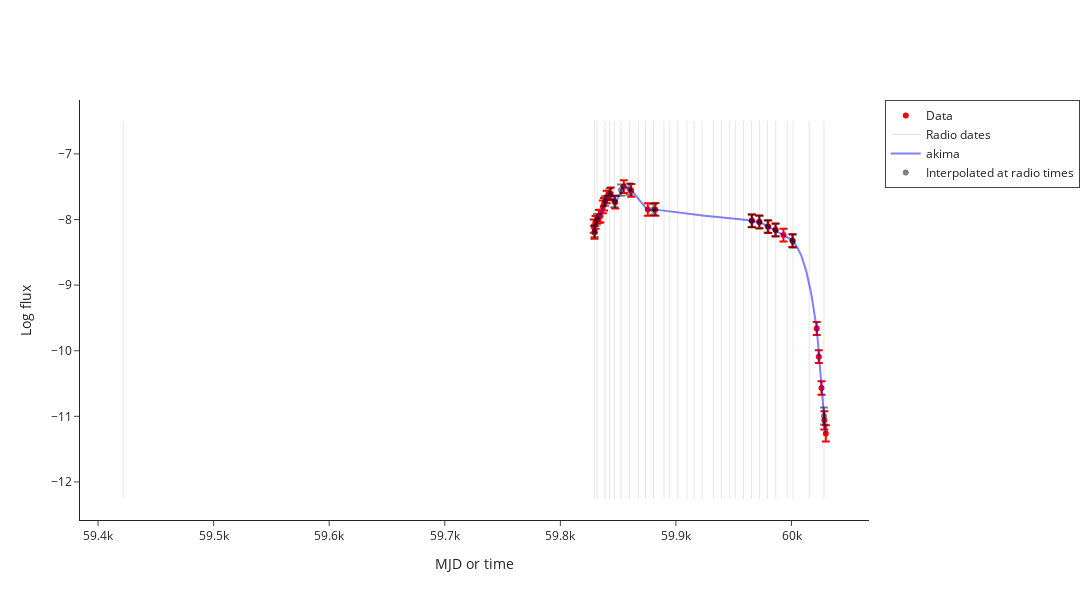

Here is the notebook cell this chart was saved with:
### Markdown cell above
# Interpolation

### Code cell
interpolated_data = make_interpolated_Lr_Lx_df(radio_df, xray_df, source_df, plotly=True)

### Figure 1 — Plotly figure (JSON) as saved in the notebook; plotly's stock layout.template omitted (floating-point values rounded to 4 significant figures; data arrays with more than 128 entries replaced by an {"elided": "..."} marker saying what was removed)
{"data": [{"error_y": {"array": [0.09963, 0.09702, 0.09697, 0.09717, 0.09709, 0.09694, 0.09717, 0.09695, 0.09697, 0.09693, 0.09697, 0.09697, 0.09709, 0.09702, 0.09702, 0.09702, 0.09702, 0.09702, 0.09717, 0.09709, 0.09827, 0.09867, 0.1011, 0.139, 0.1246], "type": "data", "visible": true}, "marker": {"color": "red"}, "mode": "markers", "name": "Data", "type": "scatter", "x": [59830.0, 59830.0, 59830.0, 59830.0, 59830.0, 59840.0, 59840.0, 59840.0, 59840.0, 59850.0, 59850.0, 59860.0, 59880.0, 59880.0, 59970.0, 59970.0, 59980.0, 59990.0, 59990.0, 60000.0, 60020.0, 60020.0, 60030.0, 60030.0, 60030.0], "y": [-8.101, -8.196, -8.044, -7.95, -7.948, -7.807, -7.767, -7.657, -7.608, -7.736, -7.498, -7.556, -7.847, -7.846, -8.019, -8.036, -8.11, -8.157, -8.236, -8.32, -9.661, -10.09, -10.57, -11.06, -11.26]}, {"marker": {"color": "red", "symbol": "triangle-down"}, "mode": "markers", "name": "3-sigma upper limits", "type": "scatter", "x": [], "y": []}, {"line": {"color": "black", "dash": "solid", "width": 1}, "mode": "lines", "name": "Radio dates", "opacity": 0.1, "showlegend": true, "type": "scatter", "x": [59420.0, 59420.0], "y": [-12.26, -6.498]}, {"line": {"color": "black", "dash": "solid", "width": 1}, "mode": "lines", "opacity": 0.1, "showlegend": false, "type": "scatter", "x": [59830.0, 59830.0], "y": [-12.26, -6.498]}, {"line": {"color": "black", "dash": "solid", "width": 1}, "mode": "lines", "opacity": 0.1, "showlegend": false, "type": "scatter", "x": [59830.0, 59830.0], "y": [-12.26, -6.498]}, {"line": {"color": "black", "dash": "solid", "width": 1}, "mode": "lines", "opacity": 0.1, "showlegend": false, "type": "scatter", "x": [59840.0, 59840.0], "y": [-12.26, -6.498]}, {"line": {"color": "black", "dash": "solid", "width": 1}, "mode": "lines", "opacity": 0.1, "showlegend": false, "type": "scatter", "x": [59840.0, 59840.0], "y": [-12.26, -6.498]}, {"line": {"color": "black", "dash": "solid", "width": 1}, "mode": "lines", "opacity": 0.1, "showlegend": false, "type": "scatter", "x": [59850.0, 59850.0], "y": [-12.26, -6.498]}, {"line": {"color": "black", "dash": "solid", "width": 1}, "mode": "lines", "opacity": 0.1, "showlegend": false, "type": "scatter", "x": [59850.0, 59850.0], "y": [-12.26, -6.498]}, {"line": {"color": "black", "dash": "solid", "width": 1}, "mode": "lines", "opacity": 0.1, "showlegend": false, "type": "scatter", "x": [59860.0, 59860.0], "y": [-12.26, -6.498]}, {"line": {"color": "black", "dash": "solid", "width": 1}, "mode": "lines", "opacity": 0.1, "showlegend": false, "type": "scatter", "x": [59870.0, 59870.0], "y": [-12.26, -6.498]}, {"line": {"color": "black", "dash": "solid", "width": 1}, "mode": "lines", "opacity": 0.1, "showlegend": false, "type": "scatter", "x": [59870.0, 59870.0], "y": [-12.26, -6.498]}, {"line": {"color": "black", "dash": "solid", "width": 1}, "mode": "lines", "opacity": 0.1, "showlegend": false, "type": "scatter", "x": [59880.0, 59880.0], "y": [-12.26, -6.498]}, {"line": {"color": "black", "dash": "solid", "width": 1}, "mode": "lines", "opacity": 0.1, "showlegend": false, "type": "scatter", "x": [59890.0, 59890.0], "y": [-12.26, -6.498]}, {"line": {"color": "black", "dash": "solid", "width": 1}, "mode": "lines", "opacity": 0.1, "showlegend": false, "type": "scatter", "x": [59890.0, 59890.0], "y": [-12.26, -6.498]}, {"line": {"color": "black", "dash": "solid", "width": 1}, "mode": "lines", "opacity": 0.1, "showlegend": false, "type": "scatter", "x": [59900.0, 59900.0], "y": [-12.26, -6.498]}, {"line": {"color": "black", "dash": "solid", "width": 1}, "mode": "lines", "opacity": 0.1, "showlegend": false, "type": "scatter", "x": [59910.0, 59910.0], "y": [-12.26, -6.498]}, {"line": {"color": "black", "dash": "solid", "width": 1}, "mode": "lines", "opacity": 0.1, "showlegend": false, "type": "scatter", "x": [59920.0, 59920.0], "y": [-12.26, -6.498]}, {"line": {"color": "black", "dash": "solid", "width": 1}, "mode": "lines", "opacity": 0.1, "showlegend": false, "type": "scatter", "x": [59920.0, 59920.0], "y": [-12.26, -6.498]}, {"line": {"color": "black", "dash": "solid", "width": 1}, "mode": "lines", "opacity": 0.1, "showlegend": false, "type": "scatter", "x": [59930.0, 59930.0], "y": [-12.26, -6.498]}, {"line": {"color": "black", "dash": "solid", "width": 1}, "mode": "lines", "opacity": 0.1, "showlegend": false, "type": "scatter", "x": [59940.0, 59940.0], "y": [-12.26, -6.498]}, {"line": {"color": "black", "dash": "solid", "width": 1}, "mode": "lines", "opacity": 0.1, "showlegend": false, "type": "scatter", "x": [59950.0, 59950.0], "y": [-12.26, -6.498]}, {"line": {"color": "black", "dash": "solid", "width": 1}, "mode": "lines", "opacity": 0.1, "showlegend": false, "type": "scatter", "x": [59950.0, 59950.0], "y": [-12.26, -6.498]}, {"line": {"color": "black", "dash": "solid", "width": 1}, "mode": "lines", "opacity": 0.1, "showlegend": false, "type": "scatter", "x": [59960.0, 59960.0], "y": [-12.26, -6.498]}, {"line": {"color": "black", "dash": "solid", "width": 1}, "mode": "lines", "opacity": 0.1, "showlegend": false, "type": "scatter", "x": [59970.0, 59970.0], "y": [-12.26, -6.498]}, {"line": {"color": "black", "dash": "solid", "width": 1}, "mode": "lines", "opacity": 0.1, "showlegend": false, "type": "scatter", "x": [59970.0, 59970.0], "y": [-12.26, -6.498]}, {"line": {"color": "black", "dash": "solid", "width": 1}, "mode": "lines", "opacity": 0.1, "showlegend": false, "type": "scatter", "x": [59980.0, 59980.0], "y": [-12.26, -6.498]}, {"line": {"color": "black", "dash": "solid", "width": 1}, "mode": "lines", "opacity": 0.1, "showlegend": false, "type": "scatter", "x": [59990.0, 59990.0], "y": [-12.26, -6.498]}, {"line": {"color": "black", "dash": "solid", "width": 1}, "mode": "lines", "opacity": 0.1, "showlegend": false, "type": "scatter", "x": [60000.0, 60000.0], "y": [-12.26, -6.498]}, {"line": {"color": "black", "dash": "solid", "width": 1}, "mode": "lines", "opacity": 0.1, "showlegend": false, "type": "scatter", "x": [60000.0, 60000.0], "y": [-12.26, -6.498]}, {"line": {"color": "black", "dash": "solid", "width": 1}, "mode": "lines", "opacity": 0.1, "showlegend": false, "type": "scatter", "x": [60020.0, 60020.0], "y": [-12.26, -6.498]}, {"line": {"color": "black", "dash": "solid", "width": 1}, "mode": "lines", "opacity": 0.1, "showlegend": false, "type": "scatter", "x": [60030.0, 60030.0], "y": [-12.26, -6.498]}, {"line": {"color": "blue", "dash": "solid"}, "mode": "lines", "name": "akima", "opacity": 0.5, "type": "scatter", "x": {"elided": "400 float values"}, "y": {"elided": "400 float values"}}, {"error_y": {"array": [NaN, 0.08641, 0.08073, 0.07568, 0.08405, 0.08739, 0.08474, 0.08603, NaN, NaN, 0.08194, NaN, NaN, NaN, NaN, NaN, NaN, NaN, NaN, NaN, NaN, NaN, 0.09651, 0.09663, 0.09512, 0.09604, NaN, 0.1021, NaN, 0.1288], "type": "data", "visible": true}, "marker": {"color": "black"}, "mode": "markers", "name": "Interpolated at radio times", "opacity": 0.5, "type": "scatter", "x": [59420.0, 59830.0, 59830.0, 59840.0, 59840.0, 59850.0, 59850.0, 59860.0, 59870.0, 59870.0, 59880.0, 59890.0, 59890.0, 59900.0, 59910.0, 59920.0, 59920.0, 59930.0, 59940.0, 59950.0, 59950.0, 59960.0, 59970.0, 59970.0, 59980.0, 59990.0, 60000.0, 60000.0, 60020.0, 60030.0], "y": [NaN, -8.181, -7.995, -7.717, -7.612, -7.725, -7.551, -7.535, NaN, NaN, -7.846, NaN, NaN, NaN, NaN, NaN, NaN, NaN, NaN, NaN, NaN, NaN, -8.018, -8.039, -8.104, -8.162, NaN, -8.329, NaN, -10.99]}, {"marker": {"color": "black", "symbol": "triangle-down"}, "mode": "markers", "showlegend": false, "type": "scatter", "x": [], "y": []}], "layout": {"height": 600, "legend": {"borderwidth": 1}, "width": 1200, "xaxis": {"title": {"text": "MJD or time"}}, "yaxis": {"title": {"text": "Log flux"}}}}
